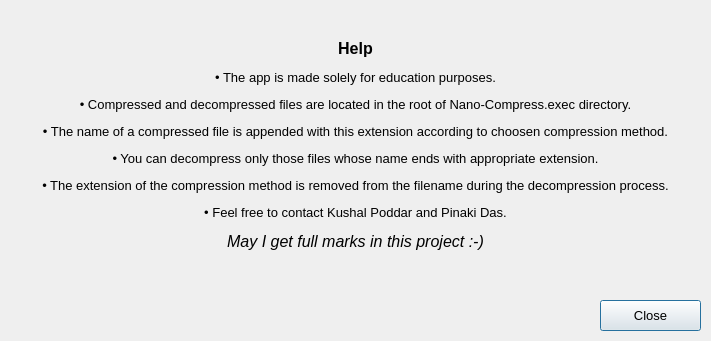
<?xml version="1.0" encoding="UTF-8"?>
<ui version="4.0">
 <class>HelpDialog</class>
 <widget class="QDialog" name="HelpDialog">
  <property name="geometry">
   <rect>
    <x>0</x>
    <y>0</y>
    <width>711</width>
    <height>341</height>
   </rect>
  </property>
  <property name="minimumSize">
   <size>
    <width>711</width>
    <height>341</height>
   </size>
  </property>
  <property name="maximumSize">
   <size>
    <width>711</width>
    <height>341</height>
   </size>
  </property>
  <property name="font">
   <font>
    <pointsize>10</pointsize>
   </font>
  </property>
  <property name="windowTitle">
   <string>Help</string>
  </property>
  <widget class="QLabel" name="label">
   <property name="geometry">
    <rect>
     <x>20</x>
     <y>10</y>
     <width>671</width>
     <height>271</height>
    </rect>
   </property>
   <property name="text">
    <string>&lt;html&gt;&lt;head/&gt;&lt;body&gt;&lt;p align=&quot;center&quot;&gt;&lt;span style=&quot; font-size:12pt; font-weight:600;&quot;&gt;Help&lt;/span&gt;&lt;/p&gt;&lt;p align=&quot;center&quot;&gt;• The app is made solely for education purposes.&lt;/p&gt;&lt;p align=&quot;center&quot;&gt;• Compressed and decompressed files are located in the root of Nano-Compress.exec directory.&lt;/p&gt;&lt;p align=&quot;center&quot;&gt;• The name of a compressed file is appended with this extension according to choosen compression method.&lt;/p&gt;&lt;p align=&quot;center&quot;&gt;• You can decompress only those files whose name ends with appropriate extension.&lt;/p&gt;&lt;p align=&quot;center&quot;&gt;• The extension of the compression method is removed from the filename during the decompression process.&lt;/p&gt;&lt;p align=&quot;center&quot;&gt;• Feel free to contact Kushal Poddar and Pinaki Das.&lt;/p&gt;&lt;p align=&quot;center&quot;&gt;&lt;span style=&quot; font-size:12pt; font-style:italic;&quot;&gt;May I get full marks in this project :-)&lt;/span&gt;&lt;/p&gt;&lt;/body&gt;&lt;/html&gt;</string>
   </property>
  </widget>
  <widget class="QPushButton" name="closeButton">
   <property name="geometry">
    <rect>
     <x>600</x>
     <y>300</y>
     <width>101</width>
     <height>31</height>
    </rect>
   </property>
   <property name="text">
    <string>Close</string>
   </property>
  </widget>
 </widget>
 <resources/>
 <connections/>
</ui>
